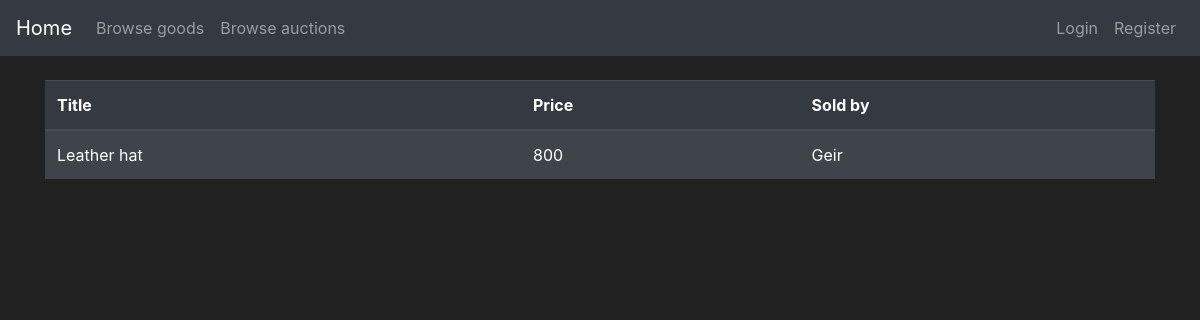
/owned_goods, run on an earlier commit of the app's database.
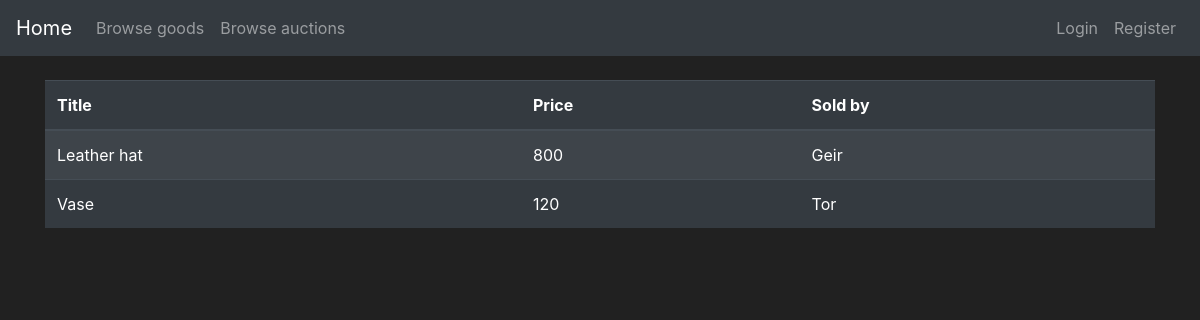
And on a later commit of the database.
### app_flask/models.py (models this page shows, shortened)
class User(db.Model, UserMixin):
    id = db.Column(db.Integer(), primary_key=True)
    username = db.Column(db.String(length=25), nullable=False, unique=True)
    email = db.Column(db.String(length=60), nullable=False, unique=True)
    password_hash = db.Column(db.String(length=60), nullable=False)
    profile_type = db.Column(db.Boolean(), nullable=False, default=False)
    cash = db.Column(db.Integer(), nullable=False, default=2000)
    date_created = db.Column(db.DateTime(), default=datetime.utcnow)
    goods = db.relationship('Goods', backref='goods_owned_by_user', lazy=True)
    store = db.relationship('Store', backref='store_owner', lazy=True)
    @property
    def password(self):
        return self.password

class Goods(db.Model):
    id = db.Column(db.Integer, primary_key=True)
    name = db.Column(db.String(30), nullable=False)
    description = db.Column(db.String(70), unique=False, nullable=False)
    price = db.Column(db.Integer, unique=False, nullable=False)
    product_number = db.Column(db.String(length=6), nullable=False, unique=True)
    goods_type = db.Column(db.Boolean(), nullable=False, default=False)
    date_created = db.Column(db.DateTime(), default=datetime.utcnow)
    user_owner = db.Column(db.Integer(), db.ForeignKey('user.id'))
    store_owner = db.Column(db.Integer(), db.ForeignKey('store.id'))

### app_flask/main/routes.py (the view)
@bp.route('/owned_goods', methods=['GET', 'POST'])
def show_owned_goods():
    db_goods = db.session.query(User, Goods).filter(User.id == Goods.user_owner).all()
    return render_template('showGoods.html', db_goods=db_goods)

### app_flask/templates/showGoods.html (shortened to what this page needs)
{% extends 'base.html' %}
{% block content %}
<div class="container">
    <br>
    <table class="table table-dark table-striped">
      <thead>
        <tr>
          <th scope="col">Title</th>
          <th scope="col">Price</th>
          <th scope="col">Sold by</th>
        </tr>
      </thead>
      <tbody>
      {%for users, goods in db_goods%}
        <tr>
          <td class=".table-striped">{{ goods.name}}</td>
          <td class=".table-striped">{{ goods.price}}</td>
          <td class=".table-striped">{{ users.username}}</td>
        </tr>
      {% endfor %}
      </tbody>
    </table>
</div>
{% endblock %}

What changed in the data, as far as the page shows it:
now on this page (row edited): User: name "Vase", price "120", username "Tor"
